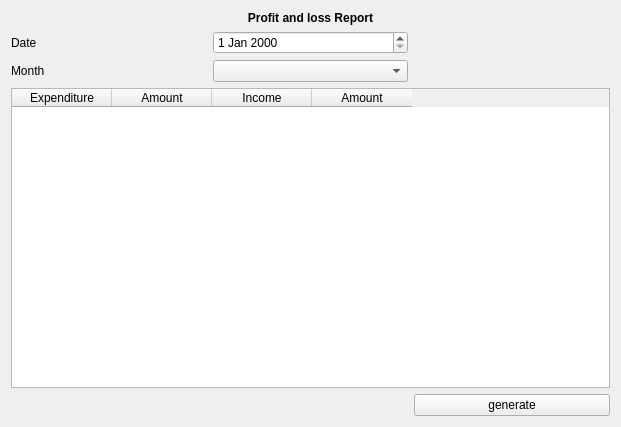
<?xml version="1.0" encoding="UTF-8"?>
<ui version="4.0">
 <class>profit_loss</class>
 <widget class="QWidget" name="profit_loss">
  <property name="geometry">
   <rect>
    <x>0</x>
    <y>0</y>
    <width>621</width>
    <height>427</height>
   </rect>
  </property>
  <property name="windowTitle">
   <string>Form</string>
  </property>
  <layout class="QGridLayout" name="gridLayout">
   <item row="0" column="0" colspan="3">
    <widget class="QLabel" name="label">
     <property name="text">
      <string>&lt;html&gt;&lt;head/&gt;&lt;body&gt;&lt;p align=&quot;center&quot;&gt;&lt;span style=&quot; font-weight:600;&quot;&gt;Profit and loss Report&lt;/span&gt;&lt;/p&gt;&lt;/body&gt;&lt;/html&gt;</string>
     </property>
    </widget>
   </item>
   <item row="1" column="0">
    <widget class="QLabel" name="label_2">
     <property name="text">
      <string>Date</string>
     </property>
    </widget>
   </item>
   <item row="1" column="1">
    <widget class="QDateEdit" name="dateEdit"/>
   </item>
   <item row="2" column="0">
    <widget class="QLabel" name="label_3">
     <property name="text">
      <string>Month</string>
     </property>
    </widget>
   </item>
   <item row="2" column="1">
    <widget class="QComboBox" name="comboBox"/>
   </item>
   <item row="3" column="0" colspan="3">
    <widget class="QTableWidget" name="tableWidget">
     <column>
      <property name="text">
       <string>Expenditure</string>
      </property>
     </column>
     <column>
      <property name="text">
       <string>Amount</string>
      </property>
     </column>
     <column>
      <property name="text">
       <string>Income</string>
      </property>
     </column>
     <column>
      <property name="text">
       <string>Amount</string>
      </property>
     </column>
    </widget>
   </item>
   <item row="4" column="2">
    <widget class="QPushButton" name="pushButton">
     <property name="text">
      <string>generate</string>
     </property>
    </widget>
   </item>
  </layout>
 </widget>
 <resources/>
 <connections/>
</ui>
